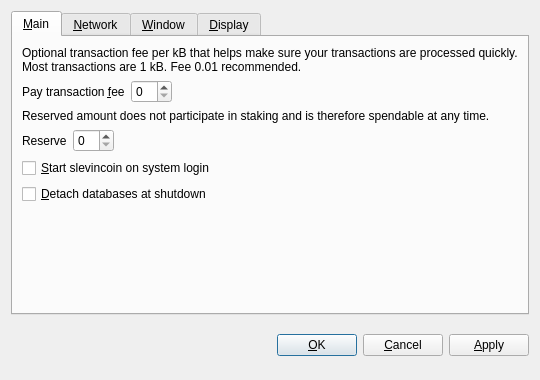
<?xml version="1.0" encoding="UTF-8"?>
<ui version="4.0">
 <class>OptionsDialog</class>
 <widget class="QDialog" name="OptionsDialog">
  <property name="geometry">
   <rect>
    <x>0</x>
    <y>0</y>
    <width>540</width>
    <height>380</height>
   </rect>
  </property>
  <property name="windowTitle">
   <string>Options</string>
  </property>
  <property name="modal">
   <bool>true</bool>
  </property>
  <layout class="QVBoxLayout" name="verticalLayout">
   <item>
    <widget class="QTabWidget" name="tabWidget">
     <property name="tabPosition">
      <enum>QTabWidget::North</enum>
     </property>
     <property name="currentIndex">
      <number>0</number>
     </property>
     <widget class="QWidget" name="tabMain">
      <attribute name="title">
       <string>&amp;Main</string>
      </attribute>
      <layout class="QVBoxLayout" name="verticalLayout_Main">
       <item>
        <widget class="QLabel" name="transactionFeeInfoLabel">
         <property name="text">
          <string>Optional transaction fee per kB that helps make sure your transactions are processed quickly. Most transactions are 1 kB. Fee 0.01 recommended.</string>
         </property>
         <property name="textFormat">
          <enum>Qt::PlainText</enum>
         </property>
         <property name="wordWrap">
          <bool>true</bool>
         </property>
        </widget>
       </item>
       <item>
        <layout class="QHBoxLayout" name="horizontalLayoutFee">
         <item>
          <widget class="QLabel" name="transactionFeeLabel">
           <property name="text">
            <string>Pay transaction &amp;fee</string>
           </property>
           <property name="textFormat">
            <enum>Qt::PlainText</enum>
           </property>
           <property name="buddy">
            <cstring>transactionFee</cstring>
           </property>
          </widget>
         </item>
         <item>
          <widget class="BitcoinAmountField" name="transactionFee"/>
         </item>
         <item>
          <spacer name="horizontalSpacerFee">
           <property name="orientation">
            <enum>Qt::Horizontal</enum>
           </property>
           <property name="sizeHint" stdset="0">
            <size>
             <width>40</width>
             <height>20</height>
            </size>
           </property>
          </spacer>
         </item>
        </layout>
       </item>
       <item>
        <widget class="QLabel" name="reserveBalanceInfoLabel">
         <property name="text">
          <string>Reserved amount does not participate in staking and is therefore spendable at any time.</string>
         </property>
         <property name="textFormat">
          <enum>Qt::PlainText</enum>
         </property>
         <property name="wordWrap">
          <bool>true</bool>
         </property>
        </widget>
       </item>
       <item>
        <layout class="QHBoxLayout" name="horizontalLayoutReserveBalance">
         <item>
          <widget class="QLabel" name="reserveBalanceLabel">
           <property name="text">
            <string>Reserve</string>
           </property>
           <property name="textFormat">
            <enum>Qt::PlainText</enum>
           </property>
           <property name="buddy">
            <cstring>reserveBalance</cstring>
           </property>
          </widget>
         </item>
         <item>
          <widget class="BitcoinAmountField" name="reserveBalance"/>
         </item>
         <item>
          <spacer name="horizontalSpacerReserveBalance">
           <property name="orientation">
            <enum>Qt::Horizontal</enum>
           </property>
           <property name="sizeHint" stdset="0">
            <size>
             <width>40</width>
             <height>20</height>
            </size>
           </property>
          </spacer>
         </item>
        </layout>
       </item>
       <item>
        <widget class="QCheckBox" name="bitcoinAtStartup">
         <property name="toolTip">
          <string>Automatically start slevincoin after logging in to the system.</string>
         </property>
         <property name="text">
          <string>&amp;Start slevincoin on system login</string>
         </property>
        </widget>
       </item>
       <item>
        <widget class="QCheckBox" name="detachDatabases">
         <property name="toolTip">
          <string>Detach block and address databases at shutdown. This means they can be moved to another data directory, but it slows down shutdown. The wallet is always detached.</string>
         </property>
         <property name="text">
          <string>&amp;Detach databases at shutdown</string>
         </property>
        </widget>
       </item>
       <item>
        <spacer name="verticalSpacer_Main">
         <property name="orientation">
          <enum>Qt::Vertical</enum>
         </property>
         <property name="sizeHint" stdset="0">
          <size>
           <width>20</width>
           <height>40</height>
          </size>
         </property>
        </spacer>
       </item>
      </layout>
     </widget>
     <widget class="QWidget" name="tabNetwork">
      <attribute name="title">
       <string>&amp;Network</string>
      </attribute>
      <layout class="QVBoxLayout" name="verticalLayout_Network">
       <item>
        <widget class="QCheckBox" name="mapPortUpnp">
         <property name="toolTip">
          <string>Automatically open the slevincoin client port on the router. This only works when your router supports UPnP and it is enabled.</string>
         </property>
         <property name="text">
          <string>Map port using &amp;UPnP</string>
         </property>
        </widget>
       </item>
       <item>
        <widget class="QCheckBox" name="connectSocks">
         <property name="toolTip">
          <string>Connect to the slevincoin network through a SOCKS proxy (e.g. when connecting through Tor).</string>
         </property>
         <property name="text">
          <string>&amp;Connect through SOCKS proxy:</string>
         </property>
        </widget>
       </item>
       <item>
        <layout class="QHBoxLayout" name="horizontalLayout_Network">
         <item>
          <widget class="QLabel" name="proxyIpLabel">
           <property name="text">
            <string>Proxy &amp;IP:</string>
           </property>
           <property name="textFormat">
            <enum>Qt::PlainText</enum>
           </property>
           <property name="buddy">
            <cstring>proxyIp</cstring>
           </property>
          </widget>
         </item>
         <item>
          <widget class="QValidatedLineEdit" name="proxyIp">
           <property name="maximumSize">
            <size>
             <width>140</width>
             <height>16777215</height>
            </size>
           </property>
           <property name="toolTip">
            <string>IP address of the proxy (e.g. 127.0.0.1)</string>
           </property>
          </widget>
         </item>
         <item>
          <widget class="QLabel" name="proxyPortLabel">
           <property name="text">
            <string>&amp;Port:</string>
           </property>
           <property name="textFormat">
            <enum>Qt::PlainText</enum>
           </property>
           <property name="buddy">
            <cstring>proxyPort</cstring>
           </property>
          </widget>
         </item>
         <item>
          <widget class="QLineEdit" name="proxyPort">
           <property name="maximumSize">
            <size>
             <width>55</width>
             <height>16777215</height>
            </size>
           </property>
           <property name="toolTip">
            <string>Port of the proxy (e.g. 9050)</string>
           </property>
          </widget>
         </item>
         <item>
          <widget class="QLabel" name="socksVersionLabel">
           <property name="text">
            <string>SOCKS &amp;Version:</string>
           </property>
           <property name="textFormat">
            <enum>Qt::PlainText</enum>
           </property>
           <property name="buddy">
            <cstring>socksVersion</cstring>
           </property>
          </widget>
         </item>
         <item>
          <widget class="QValueComboBox" name="socksVersion">
           <property name="toolTip">
            <string>SOCKS version of the proxy (e.g. 5)</string>
           </property>
          </widget>
         </item>
         <item>
          <spacer name="horizontalSpacer_Network">
           <property name="orientation">
            <enum>Qt::Horizontal</enum>
           </property>
           <property name="sizeHint" stdset="0">
            <size>
             <width>40</width>
             <height>20</height>
            </size>
           </property>
          </spacer>
         </item>
        </layout>
       </item>
       <item>
        <spacer name="verticalSpacer_Network">
         <property name="orientation">
          <enum>Qt::Vertical</enum>
         </property>
         <property name="sizeHint" stdset="0">
          <size>
           <width>20</width>
           <height>40</height>
          </size>
         </property>
        </spacer>
       </item>
      </layout>
     </widget>
     <widget class="QWidget" name="tabWindow">
      <attribute name="title">
       <string>&amp;Window</string>
      </attribute>
      <layout class="QVBoxLayout" name="verticalLayout_Window">
       <item>
        <widget class="QCheckBox" name="minimizeToTray">
         <property name="toolTip">
          <string>Show only a tray icon after minimizing the window.</string>
         </property>
         <property name="text">
          <string>&amp;Minimize to the tray instead of the taskbar</string>
         </property>
        </widget>
       </item>
       <item>
        <widget class="QCheckBox" name="minimizeOnClose">
         <property name="toolTip">
          <string>Minimize instead of exit the application when the window is closed. When this option is enabled, the application will be closed only after selecting Quit in the menu.</string>
         </property>
         <property name="text">
          <string>M&amp;inimize on close</string>
         </property>
        </widget>
       </item>
       <item>
        <spacer name="verticalSpacer_Window">
         <property name="orientation">
          <enum>Qt::Vertical</enum>
         </property>
         <property name="sizeHint" stdset="0">
          <size>
           <width>20</width>
           <height>40</height>
          </size>
         </property>
        </spacer>
       </item>
      </layout>
     </widget>
     <widget class="QWidget" name="tabDisplay">
      <attribute name="title">
       <string>&amp;Display</string>
      </attribute>
      <layout class="QVBoxLayout" name="verticalLayout_Display">
       <item>
        <layout class="QHBoxLayout" name="horizontalLayout_1_Display">
         <item>
          <widget class="QLabel" name="langLabel">
           <property name="text">
            <string>User Interface &amp;language:</string>
           </property>
           <property name="textFormat">
            <enum>Qt::PlainText</enum>
           </property>
           <property name="buddy">
            <cstring>lang</cstring>
           </property>
          </widget>
         </item>
         <item>
          <widget class="QValueComboBox" name="lang">
           <property name="toolTip">
            <string>The user interface language can be set here. This setting will take effect after restarting slevincoin.</string>
           </property>
          </widget>
         </item>
        </layout>
       </item>
       <item>
        <layout class="QHBoxLayout" name="horizontalLayout_2_Display">
         <item>
          <widget class="QLabel" name="unitLabel">
           <property name="text">
            <string>&amp;Unit to show amounts in:</string>
           </property>
           <property name="textFormat">
            <enum>Qt::PlainText</enum>
           </property>
           <property name="buddy">
            <cstring>unit</cstring>
           </property>
          </widget>
         </item>
         <item>
          <widget class="QValueComboBox" name="unit">
           <property name="toolTip">
            <string>Choose the default subdivision unit to show in the interface and when sending coins.</string>
           </property>
          </widget>
         </item>
        </layout>
       </item>
       <item>
        <widget class="QCheckBox" name="displayAddresses">
         <property name="toolTip">
          <string>Whether to show slevincoin addresses in the transaction list or not.</string>
         </property>
         <property name="text">
          <string>&amp;Display addresses in transaction list</string>
         </property>
        </widget>
       </item>
       <item>
        <widget class="QCheckBox" name="coinControlFeatures">
         <property name="toolTip">
          <string>Whether to show coin control features or not.</string>
         </property>
         <property name="text">
          <string>Display coin &amp;control features (experts only!)</string>
         </property>
        </widget>
       </item>
       <item>
        <spacer name="verticalSpacer_Display">
         <property name="orientation">
          <enum>Qt::Vertical</enum>
         </property>
         <property name="sizeHint" stdset="0">
          <size>
           <width>20</width>
           <height>40</height>
          </size>
         </property>
        </spacer>
       </item>
      </layout>
     </widget>
    </widget>
   </item>
   <item>
    <layout class="QHBoxLayout" name="horizontalLayout_Buttons">
     <item>
      <spacer name="horizontalSpacer_1">
       <property name="orientation">
        <enum>Qt::Horizontal</enum>
       </property>
       <property name="sizeHint" stdset="0">
        <size>
         <width>40</width>
         <height>48</height>
        </size>
       </property>
      </spacer>
     </item>
     <item>
      <widget class="QLabel" name="statusLabel">
       <property name="font">
        <font>
         <weight>75</weight>
         <bold>true</bold>
        </font>
       </property>
       <property name="text">
        <string/>
       </property>
       <property name="textFormat">
        <enum>Qt::PlainText</enum>
       </property>
       <property name="wordWrap">
        <bool>true</bool>
       </property>
      </widget>
     </item>
     <item>
      <spacer name="horizontalSpacer_2">
       <property name="orientation">
        <enum>Qt::Horizontal</enum>
       </property>
       <property name="sizeHint" stdset="0">
        <size>
         <width>40</width>
         <height>48</height>
        </size>
       </property>
      </spacer>
     </item>
     <item>
      <widget class="QPushButton" name="okButton">
       <property name="text">
        <string>&amp;OK</string>
       </property>
      </widget>
     </item>
     <item>
      <widget class="QPushButton" name="cancelButton">
       <property name="text">
        <string>&amp;Cancel</string>
       </property>
       <property name="autoDefault">
        <bool>false</bool>
       </property>
      </widget>
     </item>
     <item>
      <widget class="QPushButton" name="applyButton">
       <property name="text">
        <string>&amp;Apply</string>
       </property>
       <property name="autoDefault">
        <bool>false</bool>
       </property>
      </widget>
     </item>
    </layout>
   </item>
  </layout>
 </widget>
 <customwidgets>
  <customwidget>
   <class>BitcoinAmountField</class>
   <extends>QSpinBox</extends>
   <header>bitcoinamountfield.h</header>
  </customwidget>
  <customwidget>
   <class>QValueComboBox</class>
   <extends>QComboBox</extends>
   <header>qvaluecombobox.h</header>
  </customwidget>
  <customwidget>
   <class>QValidatedLineEdit</class>
   <extends>QLineEdit</extends>
   <header>qvalidatedlineedit.h</header>
  </customwidget>
 </customwidgets>
 <resources/>
 <connections/>
</ui>
